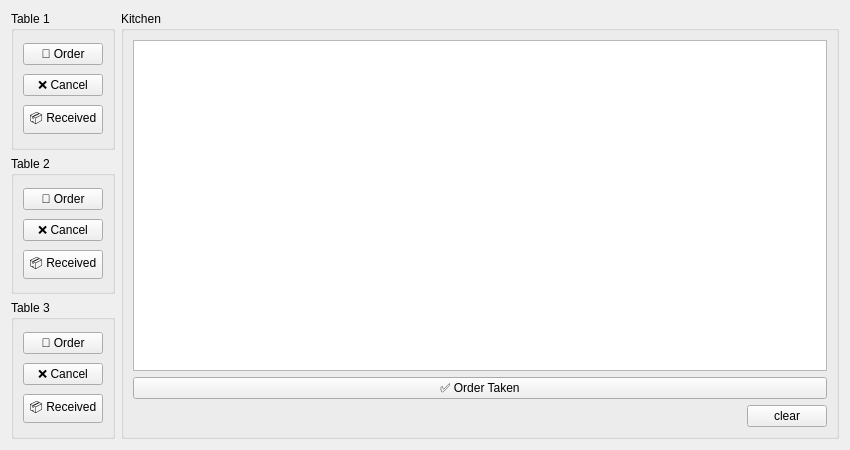
<?xml version="1.0" encoding="UTF-8"?>
<ui version="4.0">
 <class>CafeOrderApp</class>
 <widget class="QWidget" name="CafeOrderApp">
  <property name="geometry">
   <rect>
    <x>0</x>
    <y>0</y>
    <width>850</width>
    <height>450</height>
   </rect>
  </property>
  <property name="windowTitle">
   <string>☕ Café Ordering System</string>
  </property>
  <layout class="QHBoxLayout" name="mainLayout">
   <item>
    <layout class="QVBoxLayout" name="tableLayout">
     <item>
      <widget class="QGroupBox" name="groupBoxTable1">
       <property name="title">
        <string>Table 1</string>
       </property>
       <layout class="QVBoxLayout" name="verticalLayout1">
        <item>
         <widget class="QPushButton" name="orderBtn1">
          <property name="text">
           <string>📝 Order</string>
          </property>
         </widget>
        </item>
        <item>
         <widget class="QPushButton" name="cancelBtn1">
          <property name="text">
           <string>❌ Cancel</string>
          </property>
         </widget>
        </item>
        <item>
         <widget class="QPushButton" name="receivedBtn1">
          <property name="text">
           <string>📦 Received</string>
          </property>
         </widget>
        </item>
       </layout>
      </widget>
     </item>
     <item>
      <widget class="QGroupBox" name="groupBoxTable2">
       <property name="title">
        <string>Table 2</string>
       </property>
       <layout class="QVBoxLayout" name="verticalLayout2">
        <item>
         <widget class="QPushButton" name="orderBtn2">
          <property name="text">
           <string>📝 Order</string>
          </property>
         </widget>
        </item>
        <item>
         <widget class="QPushButton" name="cancelBtn2">
          <property name="text">
           <string>❌ Cancel</string>
          </property>
         </widget>
        </item>
        <item>
         <widget class="QPushButton" name="receivedBtn2">
          <property name="text">
           <string>📦 Received</string>
          </property>
         </widget>
        </item>
       </layout>
      </widget>
     </item>
     <item>
      <widget class="QGroupBox" name="groupBoxTable3">
       <property name="title">
        <string>Table 3</string>
       </property>
       <layout class="QVBoxLayout" name="verticalLayout3">
        <item>
         <widget class="QPushButton" name="orderBtn3">
          <property name="text">
           <string>📝 Order</string>
          </property>
         </widget>
        </item>
        <item>
         <widget class="QPushButton" name="cancelBtn3">
          <property name="text">
           <string>❌ Cancel</string>
          </property>
         </widget>
        </item>
        <item>
         <widget class="QPushButton" name="receivedBtn3">
          <property name="text">
           <string>📦 Received</string>
          </property>
         </widget>
        </item>
       </layout>
      </widget>
     </item>
    </layout>
   </item>
   <item>
    <widget class="QGroupBox" name="kitchenGroup">
     <property name="title">
      <string>Kitchen</string>
     </property>
     <layout class="QVBoxLayout" name="kitchenLayout">
      <item>
       <widget class="QTextEdit" name="kitchenDisplay">
        <property name="readOnly">
         <bool>true</bool>
        </property>
       </widget>
      </item>
      <item>
       <widget class="QPushButton" name="kitchenTakeBtn">
        <property name="text">
         <string>✅ Order Taken</string>
        </property>
       </widget>
      </item>
      <item>
       <layout class="QHBoxLayout" name="clear_layout">
        <item>
         <spacer name="horizontalSpacer">
          <property name="orientation">
           <enum>Qt::Horizontal</enum>
          </property>
          <property name="sizeHint" stdset="0">
           <size>
            <width>40</width>
            <height>20</height>
           </size>
          </property>
         </spacer>
        </item>
        <item>
         <widget class="QPushButton" name="displayclear">
          <property name="text">
           <string>clear</string>
          </property>
         </widget>
        </item>
       </layout>
      </item>
     </layout>
    </widget>
   </item>
  </layout>
 </widget>
 <resources/>
 <connections/>
</ui>
